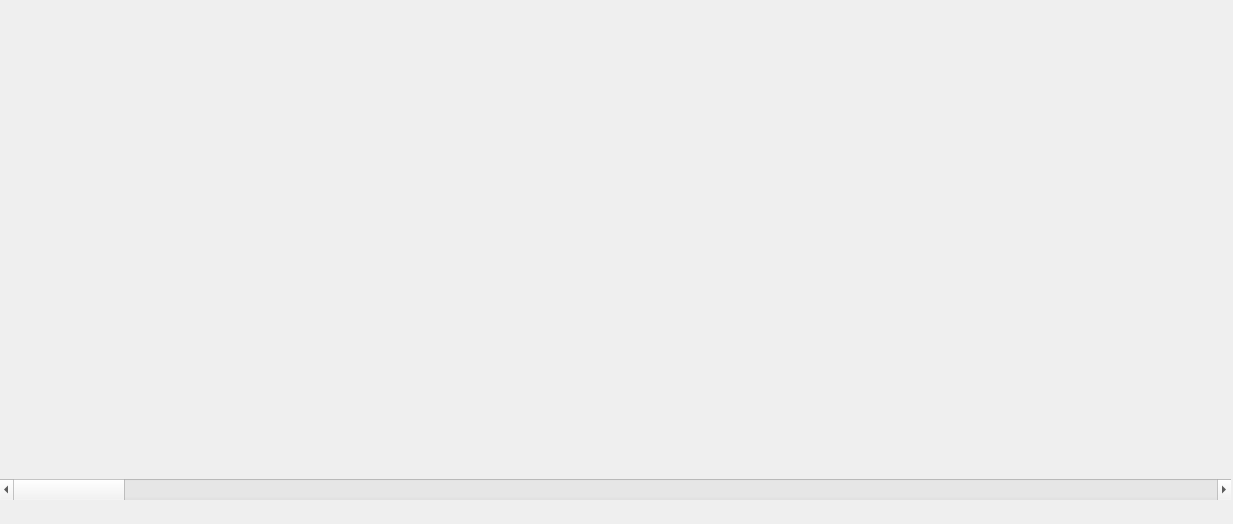
<?xml version="1.0" encoding="UTF-8"?>
<ui version="4.0">
 <class>Mydock</class>
 <widget class="QDockWidget" name="Mydock">
  <property name="geometry">
   <rect>
    <x>0</x>
    <y>0</y>
    <width>1233</width>
    <height>524</height>
   </rect>
  </property>
  <property name="windowTitle">
   <string>DockWidget</string>
  </property>
  <widget class="QWidget" name="dockWidgetContents">
   <widget class="QScrollBar" name="horizontalScrollBar">
    <property name="geometry">
     <rect>
      <x>0</x>
      <y>479</y>
      <width>1231</width>
      <height>21</height>
     </rect>
    </property>
    <property name="orientation">
     <enum>Qt::Horizontal</enum>
    </property>
   </widget>
  </widget>
 </widget>
 <resources/>
 <connections/>
</ui>
